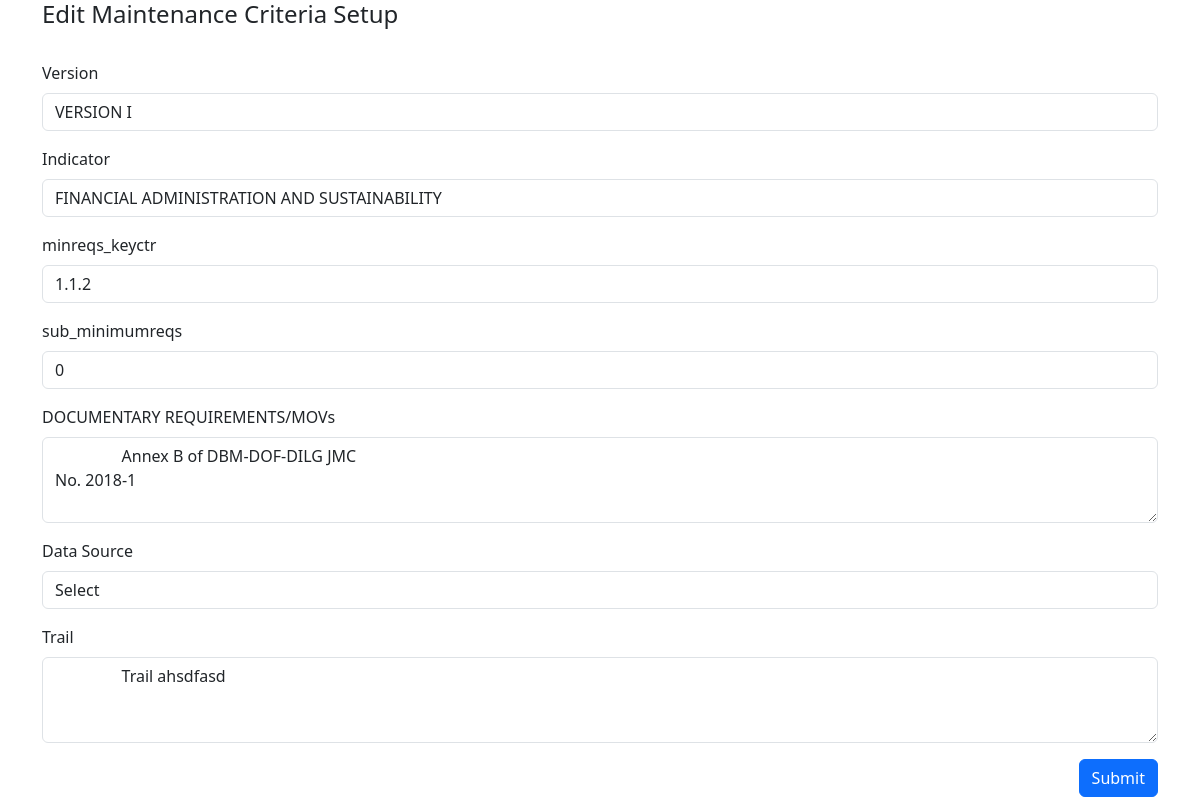
The app's page /edit.php?edit_id=2 with its own data.
### tables this page shows
CREATE TABLE `maintenance_criteria_setup` (
  `keyctr` bigint(20) UNSIGNED NOT NULL,
  `version_keyctr` bigint(20) DEFAULT NULL,
  `indicator_keyctr` bigint(20) DEFAULT NULL,
  `minreqs_keyctr` bigint(20) NOT NULL,
  `sub_minimumreqs` tinyint(1) NOT NULL,
  `movdocs_reqs` text NOT NULL,
  `data_source` int(11) DEFAULT NULL,
  `trail` text NOT NULL
);

CREATE TABLE `maintenance_criteria_version` (
  `keyctr` bigint(20) NOT NULL,
  `short_def` varchar(100) NOT NULL,
  `description` varchar(200) NOT NULL,
  `active_yr` varchar(4) NOT NULL,
  `active_` tinyint(1) NOT NULL DEFAULT 1,
  `trail` text NOT NULL
);

CREATE TABLE `maintenance_area_indicators` (
  `keyctr` bigint(20) NOT NULL,
  `governance_code` bigint(20) NOT NULL,
  `desc_keyctr` bigint(20) NOT NULL,
  `area_description` varchar(200) NOT NULL,
  `indicator_code` varchar(6) NOT NULL,
  `indicator_description` text NOT NULL,
  `relevance_def` text NOT NULL,
  `min_requirement` tinyint(1) NOT NULL DEFAULT 0,
  `trail` text NOT NULL
);

CREATE TABLE `maintenance_area_mininumreqs` (
  `keyctr` bigint(20) NOT NULL,
  `indicator_keyctr` bigint(20) NOT NULL,
  `reqs_code` varchar(10) NOT NULL,
  `description` text NOT NULL,
  `sub_mininumreqs` tinyint(1) NOT NULL DEFAULT 0,
  `trail` text NOT NULL
);

### edit.php (the view, shortened to what this page needs)
<?php
include 'script.php';
$id = $_GET['edit_id'];
$maintenance_criteria_setup = "SELECT * FROM `maintenance_criteria_setup` where keyctr =  $id";
$maintenance_criteria_setup_result = mysqli_query($conn, $maintenance_criteria_setup);
if (mysqli_num_rows($maintenance_criteria_setup_result) > 0) {
    $maintenance_criteria_setup_row = mysqli_fetch_assoc($maintenance_criteria_setup_result);
}
$maintenance_criteria_version = "SELECT * FROM `maintenance_criteria_version`";
$maintenance_criteria_version_result = mysqli_query($conn, $maintenance_criteria_version);
$maintenance_area_indicators = "SELECT * FROM `maintenance_area_indicators`";
$maintenance_area_indicators_result = mysqli_query($conn, $maintenance_area_indicators);
$maintenance_area_mininumreqs = "SELECT * FROM `maintenance_area_mininumreqs`";
$maintenance_area_mininumreqs_result = mysqli_query($conn, $maintenance_area_mininumreqs);
?>
<!DOCTYPE html>
<html lang="en">
<head>
    <link rel="stylesheet" href="https://cdn.jsdelivr.net/npm/bootstrap@5.3.3/dist/css/bootstrap.min.css" />
</head>
<body>
    <div class="container">
        <h4>Edit Maintenance Criteria Setup</h4>
        <form action="script.php" method="post">
            <br />
            <div class="mb-3">
                <label class="form-label">Version</label>
                <select class="form-control" name=" version_keyctr">
                    <?php
                    if (mysqli_num_rows($maintenance_criteria_version_result) > 0) {
                        while ($row = mysqli_fetch_assoc($maintenance_criteria_version_result)) { ?>
                            <option <?php echo $maintenance_criteria_setup_row['version_keyctr'] == $row['keyctr'] ? "selected" : "" ?> value="<?php echo $row['keyctr']; ?>"><?php echo $row['short_def']; ?></option>
                        <?php }
                    }
                    ?>
                </select>
            </div>
            <div class="mb-3">
                <label class="form-label">Indicator</label>
                <select class="form-control" name=" indicator_keyctr">
                    <?php
                    if (mysqli_num_rows($maintenance_area_indicators_result) > 0) {
                        while ($row = mysqli_fetch_assoc($maintenance_area_indicators_result)) { ?>
                            <option <?php echo $maintenance_criteria_setup_row['indicator_keyctr'] == $row['keyctr'] ? "selected" : "" ?> value="<?php echo $row['keyctr']; ?>"><?php echo $row['area_description']; ?></option>
                        <?php }
                    }
                    ?>
                </select>
            </div>
            <div class="mb-3">
                <label class="form-label">minreqs_keyctr</label>
                <select class="form-control" name=" minreqs_keyctr">
                    <?php
                    if (mysqli_num_rows($maintenance_area_mininumreqs_result) > 0) {
                        while ($row = mysqli_fetch_assoc($maintenance_area_mininumreqs_result)) { ?>
                            <option <?php echo $maintenance_criteria_setup_row['minreqs_keyctr'] == $row['keyctr'] ? "selected" : "" ?> value="<?php echo $row['keyctr']; ?>"><?php echo $row['reqs_code']; ?></option>
                        <?php }
                    }
                    ?>
                </select>
            </div>
            <div class="mb-3">
                <label class="form-label">sub_minimumreqs</label>
                <input type="number" class="form-control" name="sub_minimumreqs"
                    value="<?php echo $maintenance_criteria_setup_row['sub_minimumreqs']; ?>" />
            </div>
            <div class="mb-3">
                <label class="form-label">DOCUMENTARY REQUIREMENTS/MOVs</label>
                <textarea class="form-control" name="movdocs_reqs" rows="3">
                <?php echo trim($maintenance_criteria_setup_row['movdocs_reqs']); ?>
                </textarea>
            </div>
            <div class="mb-3">
                <label class="form-label">Data Source</label>
                <select class="form-control" name=" data_source">
                    <option value="">Select</option>
                </select>
            </div>
            <div class="mb-3">
                <label class="form-label">Trail</label>
                <textarea class="form-control" name="trail" rows="3">
                <?php echo trim($maintenance_criteria_setup_row['trail']); ?>
                </textarea>
            </div>
            <div class="d-grid gap-2 d-md-flex justify-content-md-end">
                <button type="submit" class="btn btn-primary btn-block" name="update_maintenance_criteria_setup" ">Submit</button>
            </div>
        </form>
    </div>
</body>
</html>

### records on screen
maintenance_criteria_setup: version_keyctr.short_def "VERSION I", indicator_keyctr.area_description "FINANCIAL ADMINISTRATION AND SUSTAINABILITY", minreqs_keyctr.reqs_code "1.1.2", sub_minimumreqs "0", movdocs_reqs "Annex B of DBM-DOF-DILG JMC No. 2018-1", trail "Trail ahsdfasd"
